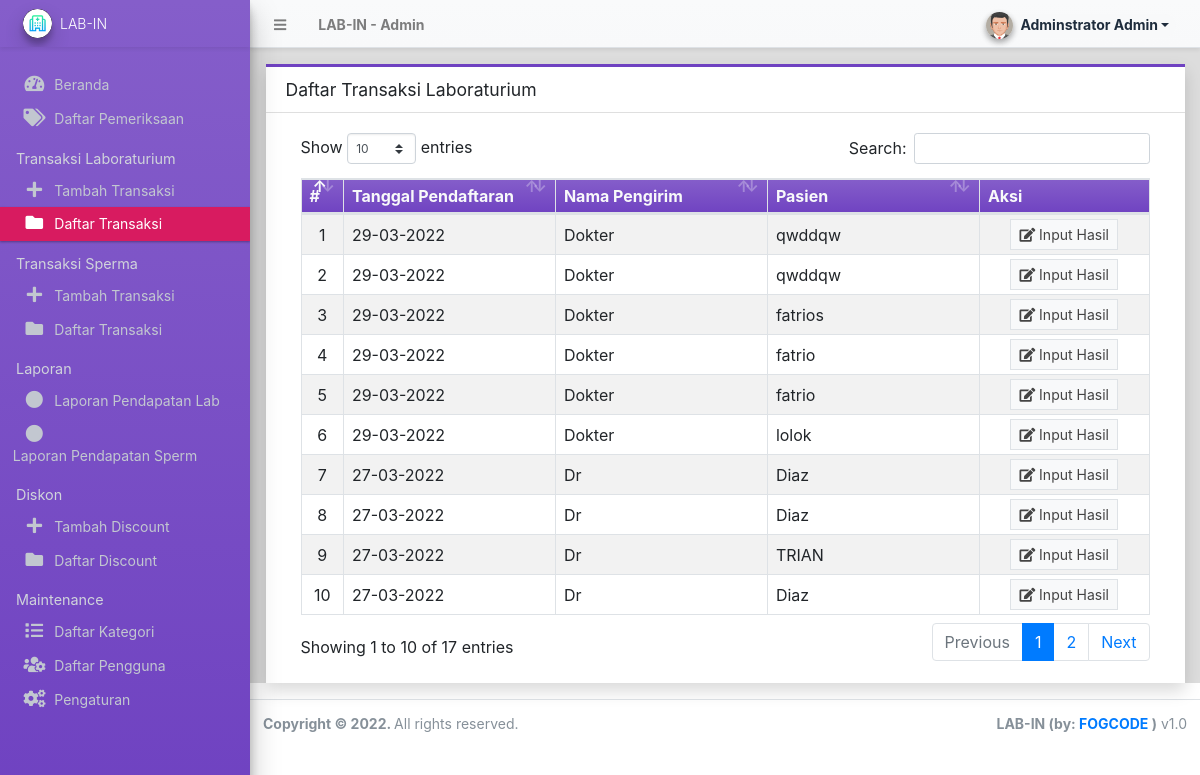
The app's page /admin/?page=transactions (signed in) with its own data.
### tables this page shows
CREATE TABLE `transaction_list` (
  `id` int(30) NOT NULL,
  `discount_id` int(30) DEFAULT NULL,
  `code` varchar(100) NOT NULL,
  `client_name` text NOT NULL,
  `client_age` text NOT NULL,
  `client_gender` enum('Pria','Wanita') NOT NULL,
  `client_contact` text NOT NULL,
  `client_address` text NOT NULL,
  `sender` text NOT NULL,
  `sender_name` text NOT NULL,
  `total_amount` float NOT NULL DEFAULT 0,
  `paid_amount` float NOT NULL DEFAULT 0,
  `balance` float NOT NULL DEFAULT 0,
  `payment_status` tinyint(1) NOT NULL DEFAULT 0 COMMENT '0=Unpaid, 1=partially paid, 2= paid',
  `status` tinyint(1) NOT NULL DEFAULT 0 COMMENT '0=pending, 1= On-process, 2= done',
  `date_created` datetime NOT NULL DEFAULT current_timestamp(),
  `date_updated` datetime DEFAULT NULL ON UPDATE current_timestamp()
);

### admin/transactions/index.php (the view, shortened to what this page needs)
<div class="card card-outline card-purple rounded-0 shadow">
	<div class="card-header">
		<h3 class="card-title">Daftar Transaksi Laboraturium</h3>
	</div>
	<div class="card-body">
		<div class="container-fluid">
        <div class="container-fluid">
			<table class="table table-bordered table-hover table-striped">
				<colgroup>
					<col width="5%">
					<col width="25%">
					<col width="25%">
					<col width="25%">
					<col width="20%">
				</colgroup>
				<thead>
					<tr class="bg-gradient-purple text-light">
						<th>#</th>
						<th>Tanggal Pendaftaran</th>
						<th>Nama Pengirim</th>
						<th>Pasien</th>
						<th>Aksi</th>
					</tr>
				</thead>
				<tbody>
					<?php
						$i = 1;
						$qry = $conn->query("SELECT * from `transaction_list` order by `status` asc,unix_timestamp(date_created) desc ");
						while($row = $qry->fetch_assoc()):
					?>
						<tr>
							<td class="text-center"><?php echo $i++; ?></td>
							<td class=""><?php echo date("d-m-Y",strtotime($row['date_created'])) ?></td>
							<td class=""><p class="m-0 truncate-1"><?php echo $row['sender_name'] ?></p></td>
							<td class=""><p class="m-0 truncate-1"><?php echo $row['client_name'] ?></p></td>
							<td align="center">
								 <a href="./?page=transactions/view_transaction&id=<?= $row['id'] ?>" class="btn btn-flat btn-default btn-sm border"><i class="fa fa-edit"></i> Input Hasil</a>
							</td>
						</tr>
					<?php endwhile; ?>
				</tbody>
			</table>
		</div>
		</div>
	</div>
</div>

### records on screen
transaction_list: date_created "29-03-2022", sender_name "Dokter", client_name "qwddqw"
transaction_list: date_created "29-03-2022", sender_name "Dokter", client_name "qwddqw"
transaction_list: date_created "29-03-2022", sender_name "Dokter", client_name "fatrios"
transaction_list: date_created "29-03-2022", sender_name "Dokter", client_name "fatrio"
transaction_list: date_created "29-03-2022", sender_name "Dokter", client_name "fatrio"
transaction_list: date_created "29-03-2022", sender_name "Dokter", client_name "lolok"
transaction_list: date_created "27-03-2022", sender_name "Dr", client_name "Diaz"
transaction_list: date_created "27-03-2022", sender_name "Dr", client_name "Diaz"
transaction_list: date_created "27-03-2022", sender_name "Dr", client_name "TRIAN"
transaction_list: date_created "27-03-2022", sender_name "Dr", client_name "Diaz"

### other values on screen
$_settings->info('name') "LAB-IN"
$_settings->userdata('firstname').' '.$_settings->userdata('lastname') "Adminstrator Admin"
$_settings->info('short_name') "LAB-IN"
